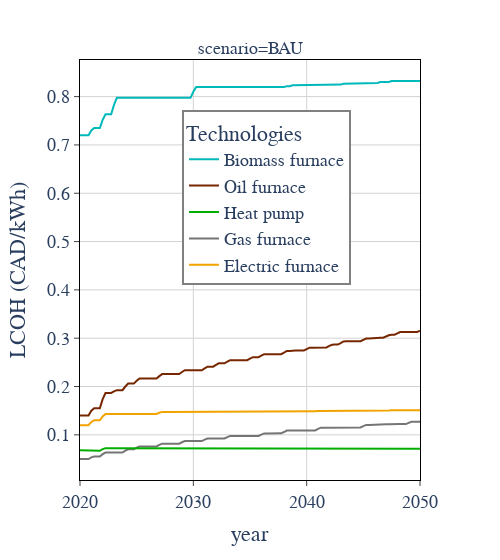

The notebook cell this image was saved under:
### Code cell
scenario_lcohs["variable"] = scenario_lcohs["variable"].str.replace("Wood or wood pellets", "Biomass")
fig = sciencify_plotly_fig(
    px.line(
        scenario_lcohs.query("scenario=='BAU'"),
        x="year",
        y="value",
        color="variable",
        facet_col="scenario",
        template="plotly",
        color_discrete_map=ABM_colors,
        width=500
    )
)
fig.update_layout(
    yaxis_title="LCOH (CAD/kWh)",
    legend=dict(
        title_text="Technologies",
        bordercolor="gray",
        borderwidth=2,
        x=0.3,
        y=0.88,
        traceorder="reversed",
    ),
    width=500,
    font_family="cm",
    font_size=18
)
fig.write_image("abm_lcoh.svg")
fig.write_image("abm_lcoh.pdf")
fig
